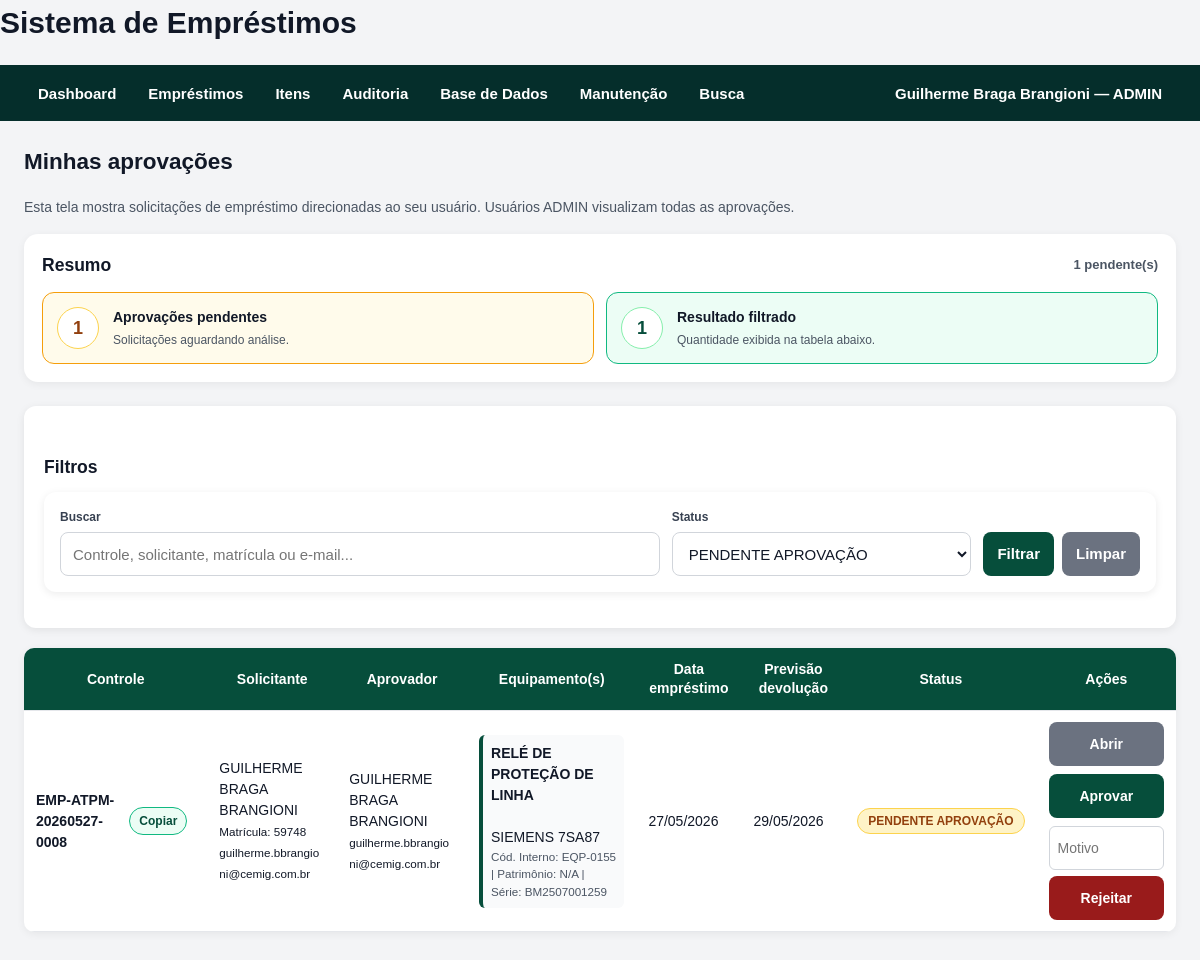
The page /aprovacoes/ (signed in) on the database as committed earlier.
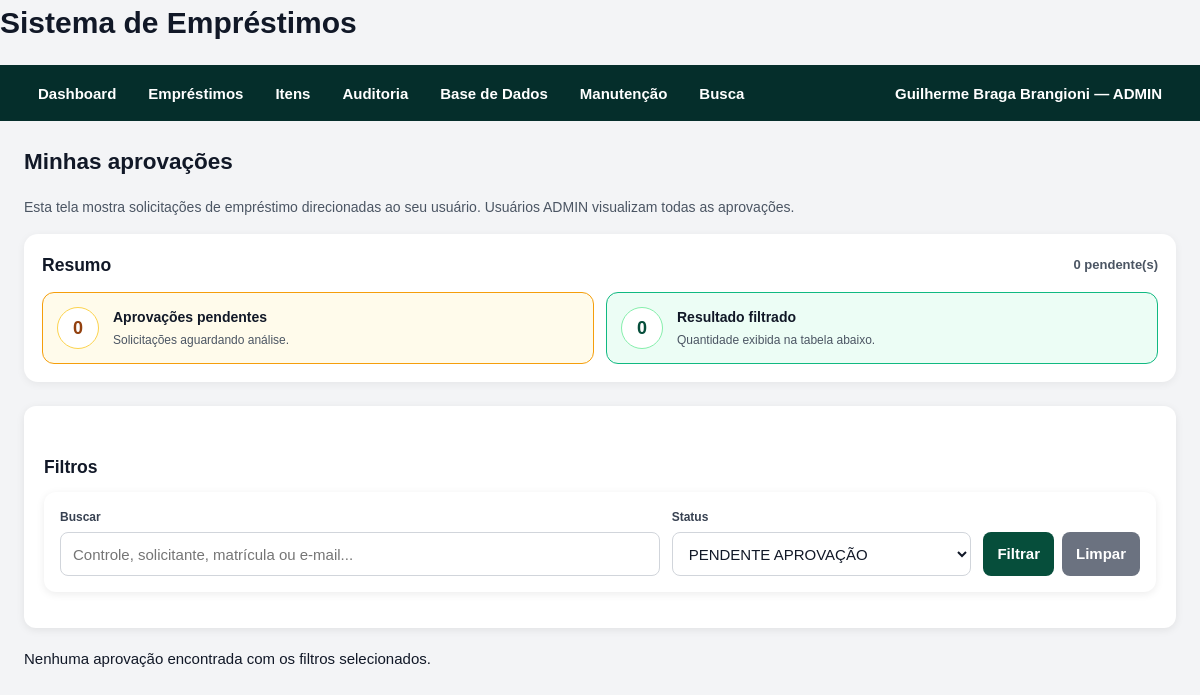
The same page on the database as committed later.
### models/loan.py (models this page shows)
class Loan(db.Model):
    __tablename__ = "loans"
    id = db.Column(db.Integer, primary_key=True)
    numero_controle = db.Column(db.String(100), unique=True, index=True)
    user_id = db.Column(db.Integer, db.ForeignKey("users.id"), nullable=False)
    approver_id = db.Column(db.Integer, db.ForeignKey("approvers.id"), nullable=False)
    responsavel_entrega_nome = db.Column(db.String(255), nullable=False)
    responsavel_entrega_matricula = db.Column(db.String(100))
    responsavel_entrega_email = db.Column(db.String(255))
    status = db.Column(db.String(100), default="PENDENTE_APROVACAO", index=True)
    data_emprestimo = db.Column(db.DateTime)
    data_prevista_devolucao = db.Column(db.DateTime)
    data_real_devolucao = db.Column(db.DateTime)
    local_utilizacao = db.Column(db.String(255))
    aprovado = db.Column(db.Boolean, default=False)
    aprovado_em = db.Column(db.DateTime)
    rejeitado_em = db.Column(db.DateTime)
    motivo_rejeicao = db.Column(db.Text)
    approval_token = db.Column(db.Text)
    observacoes = db.Column(db.Text)
    notification_fixed_emails = db.Column(db.Text)      # E-mails fixos lidos do arquivo no momento da criação
    notification_extra_emails = db.Column(db.Text)      # E-mails adicionais digitados no momento do empréstimo
    notification_all_emails = db.Column(db.Text)        # União de Fixos + adicionais, preservada para auditoria
    created_at = db.Column(db.DateTime, default=datetime.utcnow)
    updated_at = db.Column(
        db.DateTime,
        default=datetime.utcnow,
        onupdate=datetime.utcnow,
    )
    user = db.relationship("User", back_populates="loans")
    approver = db.relationship("Approver", back_populates="loans")
    items = db.relationship(
        "LoanItem",
        back_populates="loan",
        lazy=True,
        cascade="all, delete-orphan",
    )
    renewals = db.relationship(
        "Renewal",
        back_populates="loan",
        lazy=True,
        cascade="all, delete-orphan",
    )

### models/user.py (models this page shows)
class User(db.Model):
    __tablename__ = "users"
    id = db.Column(db.Integer, primary_key=True)
    nome = db.Column(db.String(255), nullable=False)
    matricula = db.Column(db.String(100), nullable=False, index=True)
    email = db.Column(db.String(255), nullable=False)
    telefone = db.Column(db.String(100))
    gerencia = db.Column(db.String(255))
    regional = db.Column(db.String(255))
    equipe = db.Column(db.String(255))
    created_at = db.Column(db.DateTime, default=datetime.utcnow)
    loans = db.relationship("Loan", back_populates="user")

### models/approver.py (models this page shows)
class Approver(db.Model):
    __tablename__ = "approvers"
    id = db.Column(db.Integer, primary_key=True)
    nome = db.Column(db.String(255), nullable=False)
    matricula = db.Column(db.String(100))
    email = db.Column(db.String(255), nullable=False, index=True)
    created_at = db.Column(db.DateTime, default=datetime.utcnow)
    loans = db.relationship("Loan", back_populates="approver")

### models/loan_item.py (models this page shows)
class LoanItem(db.Model):
    __tablename__ = "loan_items"
    id = db.Column(db.Integer, primary_key=True)
    loan_id = db.Column(db.Integer, db.ForeignKey("loans.id"), nullable=False)
    equipment_id = db.Column(db.Integer, db.ForeignKey("equipments.id"))
    consumable_id = db.Column(db.Integer, db.ForeignKey("consumables.id"))
    tipo_item = db.Column(db.String(100), nullable=False)
    quantidade = db.Column(db.Integer, default=1)
    quantidade_devolvida = db.Column(db.Integer, default=0)
    status = db.Column(db.String(100), default="EMPRESTADO")
    devolvido_em = db.Column(db.DateTime)
    devolvido_por = db.Column(db.String(255))
    image_path = db.Column(db.String(500))
    image_original_filename = db.Column(db.String(255))
    observacoes = db.Column(db.Text)
    created_at = db.Column(db.DateTime, default=datetime.utcnow)
    loan = db.relationship("Loan", back_populates="items")
    equipment = db.relationship("Equipment", back_populates="loan_items")
    consumable = db.relationship("Consumable", back_populates="loan_items")

### models/equipment.py (models this page shows)
class Equipment(db.Model):
    __tablename__ = "equipments"
    id = db.Column(db.Integer, primary_key=True)
    codigo_interno = db.Column(db.String(100), unique=True, index=True)
    nome = db.Column(db.String(255), nullable=False)
    nome_normalizado = db.Column(db.String(255), nullable=False, index=True)
    fabricante = db.Column(db.String(255))
    modelo = db.Column(db.String(255))
    tipo_equipamento = db.Column(db.String(255))
    patrimonio = db.Column(db.String(255), index=True)
    codigo_equipamento = db.Column(db.String(255), index=True)
    serial = db.Column(db.String(255), index=True)
    categoria = db.Column(db.String(255))
    status = db.Column(db.String(50), default="DISPONIVEL", index=True)
    status_planilha = db.Column(db.String(255))
    regional = db.Column(db.String(255))
    data_inventario = db.Column(db.DateTime)
    local_armazenagem = db.Column(db.String(255))
    subestacao_origem = db.Column(db.String(255))
    emprestado_para_planilha = db.Column(db.String(255))
    data_emprestimo_planilha = db.Column(db.DateTime)
    validado = db.Column(db.Boolean, default=False)
    observacoes = db.Column(db.Text)
    created_at = db.Column(db.DateTime, default=datetime.utcnow)
    updated_at = db.Column(
        db.DateTime,
        default=datetime.utcnow,
        onupdate=datetime.utcnow,
    )
    loan_items = db.relationship("LoanItem", back_populates="equipment")

### routes/approval_routes.py (the view)
@approval_bp.route("/")
def my_approvals():
    status_filter = request.args.get(
        "status",
        "PENDENTE_APROVACAO",
    ).strip()
    search_text = request.args.get("q", "").strip()
    loans = ApprovalService.get_approvals_for_current_user(
        status_filter=status_filter,
        search_text=search_text,
    )
    pending_count = ApprovalService.count_pending_for_current_user()
    status_options = [
        "PENDENTE_APROVACAO",
        "APROVADO",
        "REJEITADO",
        "RETIRADO",
        "FINALIZADO",
    ]
    return render_template(
        "my_approvals.html",
        loans=loans,
        pending_count=pending_count,
        status_filter=status_filter,
        search_text=search_text,
        status_options=status_options,
    )

### services/approval_service.py (called while the page is built, shortened)
    @staticmethod
    def count_pending_for_current_user() -> int:
        current_user = AuthService.get_current_user()
        if not current_user:
            return 0
        query = (
            Loan.query
            .join(Approver, Loan.approver_id == Approver.id)
            .filter(Loan.status == LoanStatus.PENDENTE_APROVACAO.value)
        )
        if current_user.role == UserRole.ADMIN.value:
            return query.count()

### services/auth_service.py (called while the page is built)
    @staticmethod
    def count_users() -> int:
        return SystemUser.query.count()

    @staticmethod
    def get_current_user() -> SystemUser | None:
        user_id = session.get(AuthService.SESSION_USER_ID_KEY)
        if not user_id:
            return None
        user = db.session.get(SystemUser, user_id)
        if not user or not user.active:
            AuthService.logout_user()
            return None
        return user

### utils/status_ui.py (called while the page is built)
def normalize_status(status: str) -> str:
    return str(status or "").strip().upper()

### templates/my_approvals.html (shortened to what the changed rows need)
{% extends "base.html" %}
{% block content %}
<h2>Minhas aprovações</h2>
<p class="hint">
    Esta tela mostra solicitações de empréstimo direcionadas ao seu usuário.
    Usuários ADMIN visualizam todas as aprovações.
</p>
<section class="attention-section">
    <div class="attention-header">
        <h3>Resumo</h3>
        <span>{{ pending_count }} pendente(s)</span>
    </div>
    <div class="attention-grid">
        <div class="attention-card attention-warning">
            <div class="attention-count">
                {{ pending_count }}
            </div>
            <div class="attention-content">
                <strong>Aprovações pendentes</strong>
                <small>Solicitações aguardando análise.</small>
            </div>
        </div>
        <div class="attention-card attention-info">
            <div class="attention-count">
                {{ loans|length }}
            </div>
            <div class="attention-content">
                <strong>Resultado filtrado</strong>
                <small>Quantidade exibida na tabela abaixo.</small>
            </div>
        </div>
    </div>
</section>
<section class="form-card">
    <h3>Filtros</h3>
    <form method="get" action="{{ url_for('approval_bp.my_approvals') }}" class="search-form">
    </form>
</section>
{% if loans %}
<table>
    <thead>
        <tr>
            <th>Controle</th>
            <th>Solicitante</th>
            <th>Aprovador</th>
            <th>Equipamento(s)</th>
            <th>Data empréstimo</th>
            <th>Previsão devolução</th>
            <th>Status</th>
            <th>Ações</th>
        </tr>
    </thead>
    <tbody>
        {% for loan in loans %}
        <tr>
            <td>
                <div class="copy-control-wrapper">
                    <strong>{{ loan.numero_controle }}</strong>
                    <button
                        type="button"
                        class="copy-control-button"
                        onclick="copyToClipboard('{{ loan.numero_controle }}', 'copy-feedback-approval-{{ loan.id }}')"
                    >
                        Copiar
                    </button>
                </div>
            </td>
            <td>
                {% if loan.user %}
                    {{ loan.user.nome }}
                    <br>
                    <small>Matrícula: {{ loan.user.matricula or "-" }}</small>
                    <br>
                    <small>{{ loan.user.email or "-" }}</small>
                {% else %}
                    -
                {% endif %}
            </td>
            <td>
                {% if loan.approver %}
                    {{ loan.approver.nome or "-" }}
                    <br>
                    <small>{{ loan.approver.email or "-" }}</small>
                {% else %}
                    -
                {% endif %}
            </td>
            <td>
                {% if loan.items %}
                    {% for item in loan.items %}
                        {% if item.equipment %}
                            <div class="loan-equipment-summary">
                                <strong>
                                    {{ item.equipment.tipo_equipamento or "EQUIPAMENTO" }}
                                </strong>
                                <br>
                                {{ item.equipment.fabricante or "-" }}
                                {{ item.equipment.modelo or "-" }}
                                <br>
                                <small>
                                    Cód. Interno:
                                    {{ item.equipment.codigo_interno or "-" }}
                                    |
                                    Patrimônio:
                                    {{ item.equipment.patrimonio or "-" }}
                                    |
                                    Série:
                                    {{ item.equipment.serial or "-" }}
                                </small>
                            </div>
                        {% endif %}
                    {% endfor %}
                {% else %}
                    -
                {% endif %}
            </td>
            <td>
                {{ loan.data_emprestimo.strftime("%d/%m/%Y") if loan.data_emprestimo else "-" }}
            </td>
            <td>
                {{ loan.data_prevista_devolucao.strftime("%d/%m/%Y") if loan.data_prevista_devolucao else "-" }}
            </td>
            <td>
                <span class="status-badge {{ status_badge_class(loan.status) }}">
                    {{ format_status_label(loan.status) }}
                </span>
            </td>
            <td>
                <div style="text-align: center;" class="approval-actions">
                    <a
                        class="button secondary"
                        href="{{ url_for('loan_bp.loan_detail', loan_id=loan.id) }}"
                    >
                        Abrir
                    </a>
                    {% if loan.status == "PENDENTE_APROVACAO" %}
                        <form
                            method="post"
                            action="{{ url_for('approval_bp.approve_loan', loan_id=loan.id) }}"
                            onsubmit="return confirm('Confirmar aprovação do empréstimo {{ loan.numero_controle }}?');"
                        >
                            <button type="submit">
                                Aprovar
                            </button>
                        </form>
                        <form
                            method="post"
                            action="{{ url_for('approval_bp.reject_loan', loan_id=loan.id) }}"
                            onsubmit="return confirm('Confirmar rejeição do empréstimo {{ loan.numero_controle }}?');"
                        >
                            <input
                                type="text"
                                name="reason"
                                placeholder="Motivo"
                                required
                            >
                            <button type="submit" class="danger-button">
                                Rejeitar
                            </button>
                        </form>
                    {% else %}
                        <span class="hint">
                            Sem ação pendente
                        </span>
                    {% endif %}
                </div>
            </td>
        </tr>
        {% endfor %}
    </tbody>
</table>
{% else %}
<p>Nenhuma aprovação encontrada com os filtros selecionados.</p>
{% endif %}
{% endblock %}

Rows that differ between the two databases and show on the page:
no longer on this page (row edited): Loan: numero_controle "EMP-ATPM-20260527-0008", user.nome "GUILHERME BRAGA BRANGIONI", user "59748", user "guilherme.bbrangioni@cemig.com.br", approver "GUILHERME BRAGA BRANGIONI", approver "guilherme.bbrangioni@cemig.com.br", data_emprestimo "27/05/2026", data_prevista_devolucao "29/05/2026", status "PENDENTE APROVAÇÃO"
no longer on this page (row edited): LoanItem: equipment "RELÉ DE PROTEÇÃO DE LINHA", equipment "SIEMENS", equipment "7SA87", equipment "EQP-0155", equipment "N/A", equipment "BM2507001259"
Other text that changed with them:
{{ pending_count }}: "1" → "0"
{{ loans|length }}: "1" → "0"
text no longer shown: "Controle Solicitante Aprovador Equipamento(s) Data empréstimo Previsão devolução Status Ações"
text now shown: "Nenhuma aprovação encontrada com os filtros selecionados."
